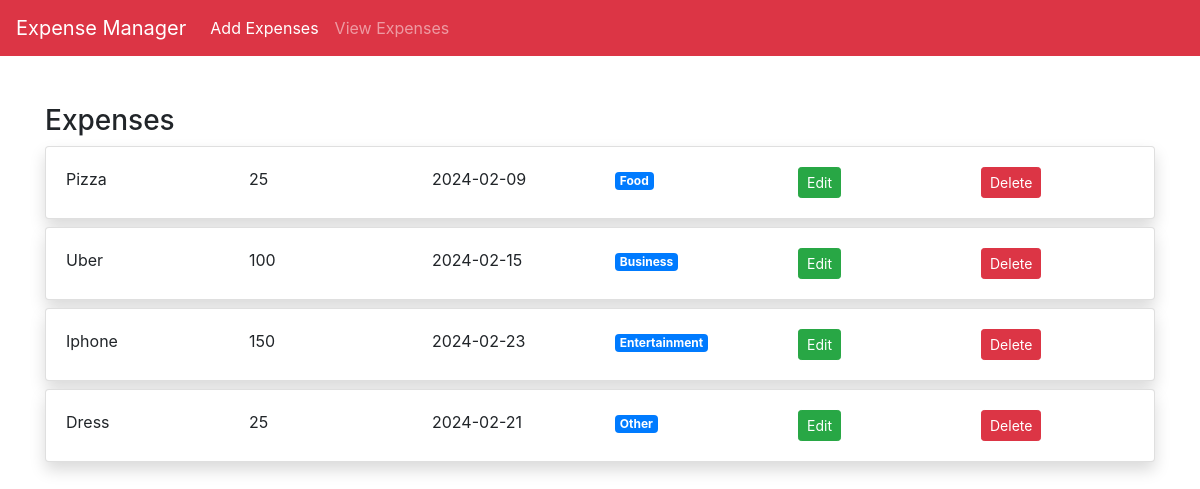
/expenses, run on the app's committed database.
### app.py (models this page shows)
class Expense(db.Model):
    id = db.Column(db.Integer, primary_key=True)
    date = db.Column(db.String(50), nullable=False)
    expensename = db.Column(db.String(50), nullable=False)
    amount = db.Column(db.Integer, nullable=False)
    category = db.Column(db.String(50), nullable=False)

### app.py (the view)
@app.route('/expenses')
def expenses():
    expenses = Expense.query.all()
    total = 0
    t_business = 0
    t_other = 0
    t_food = 0
    t_entertainment = 0
    for expense in expenses:
        total += expense.amount
        if expense.category == 'business':
            t_business +=expense.amount
        elif expense.category == 'other':
            t_other +=expense.amount
        elif expense.category == 'food':
            t_food +=expense.amount
        elif expense.category == 'entertainment':
            t_entertainment +=expense.amount
    return render_template('expenses.html', expenses=expenses, total=total, t_entertainment=t_entertainment, t_food=t_food, t_business=t_business, t_other=t_other)

### templates/expenses.html (shortened to what this page needs)
{% extends 'base.html' %}
{% block body %}
<div class="container">
    <h3 class="mt-5">Expenses</h3>
    {% for expense in expenses %}
    <div class="row">
        <div class="col-md-12">
            <div class="card shadow mb-2 bg-white rounded">
                <div class="card-body">
                    <div class="row">
                        <div class="col-md-2">{{expense.expensename}}</div>
                        <div class="col-md-2">{{expense.amount}}</div>
                        <div class="col-md-2">{{expense.date}}</div>
                        <div class="col-md-2">
                            <span class="badge badge-primary">{{expense.category}}</span>
                            </div>
                        <div class="col-md-2">
                            <a href="updateexpense/{{expense.id}}" class="btn btn-sm btn-success">Edit</a>
                        </div>
                        <div class="col-md-2">
                            <a href="delete/{{expense.id}}" class="btn btn-sm btn-danger">Delete</a>
                        </div>
                    </div>
                </div>
            </div>
        </div>
    </div>
    {% endfor %}
</div>
{% endblock %}

### templates/base.html (shortened to what this page needs)
<!DOCTYPE html>
<html lang="en">
<head>
    <link rel="stylesheet" href="https://cdn.jsdelivr.net/npm/bootstrap@4.5.3/dist/css/bootstrap.min.css"
>
</head>
<body>
    <nav class="navbar navbar-expand-lg navbar-dark bg-danger">
        <a class="navbar-brand" href="#">Expense Manager</a>
        <div class="collapse navbar-collapse" id="navbarNav">
          <ul class="navbar-nav">
            <li class="nav-item active">
              <a class="nav-link" href="/">Add Expenses <span class="sr-only">(current)</span></a>
            </li>
            <li class="nav-item">
              <a class="nav-link" href="/expenses">View Expenses</a>
            </li>
          </ul>
        </div>
      </nav>
    {% block body %}
    {% endblock %}
</body>
</html>

### data on the page
Expense: expensename "Pizza", amount "25", date "2024-02-09", category "Food"
Expense: expensename "Uber", amount "100", date "2024-02-15", category "Business"
Expense: expensename "Iphone", amount "150", date "2024-02-23", category "Entertainment"
Expense: expensename "Dress", amount "25", date "2024-02-21", category "Other"
